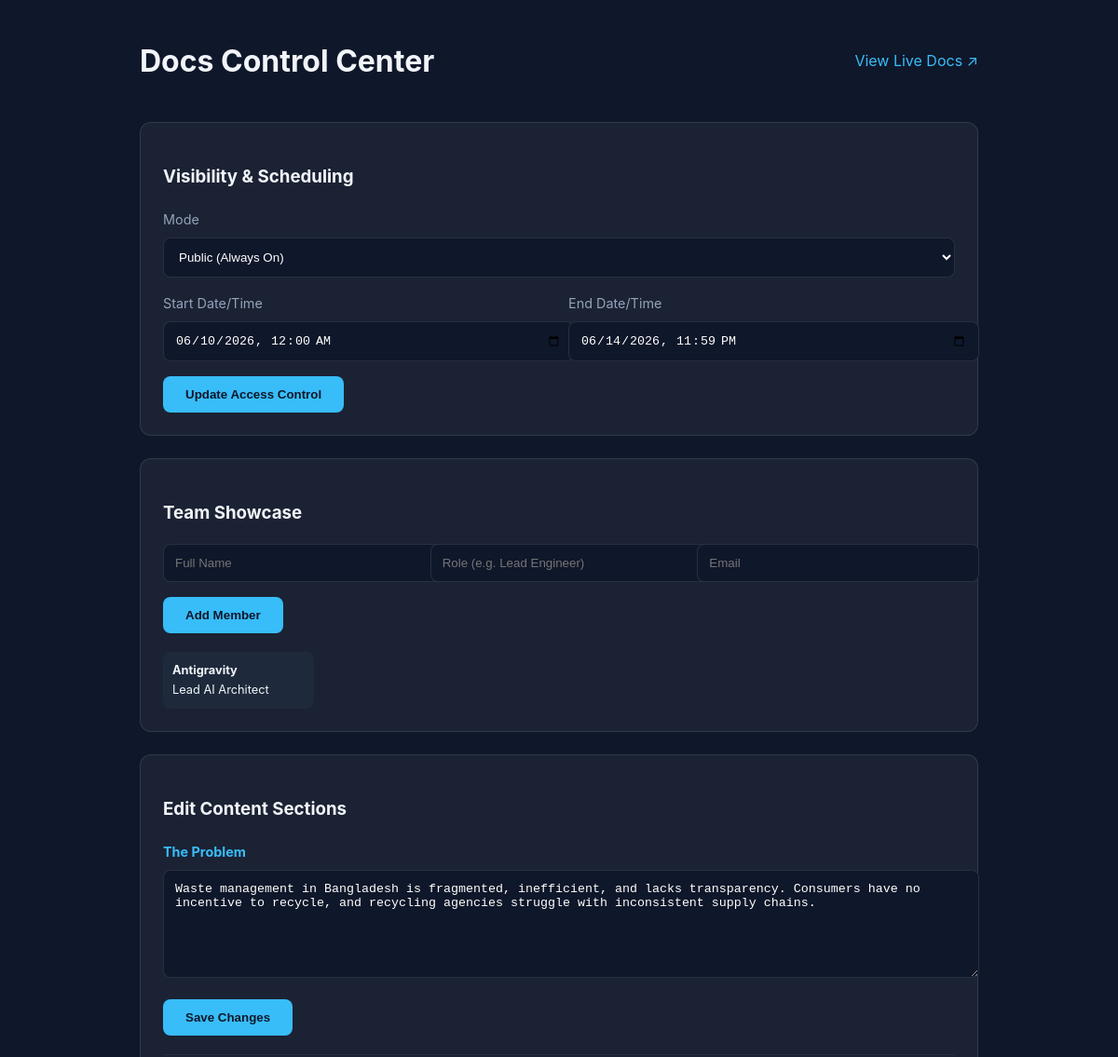
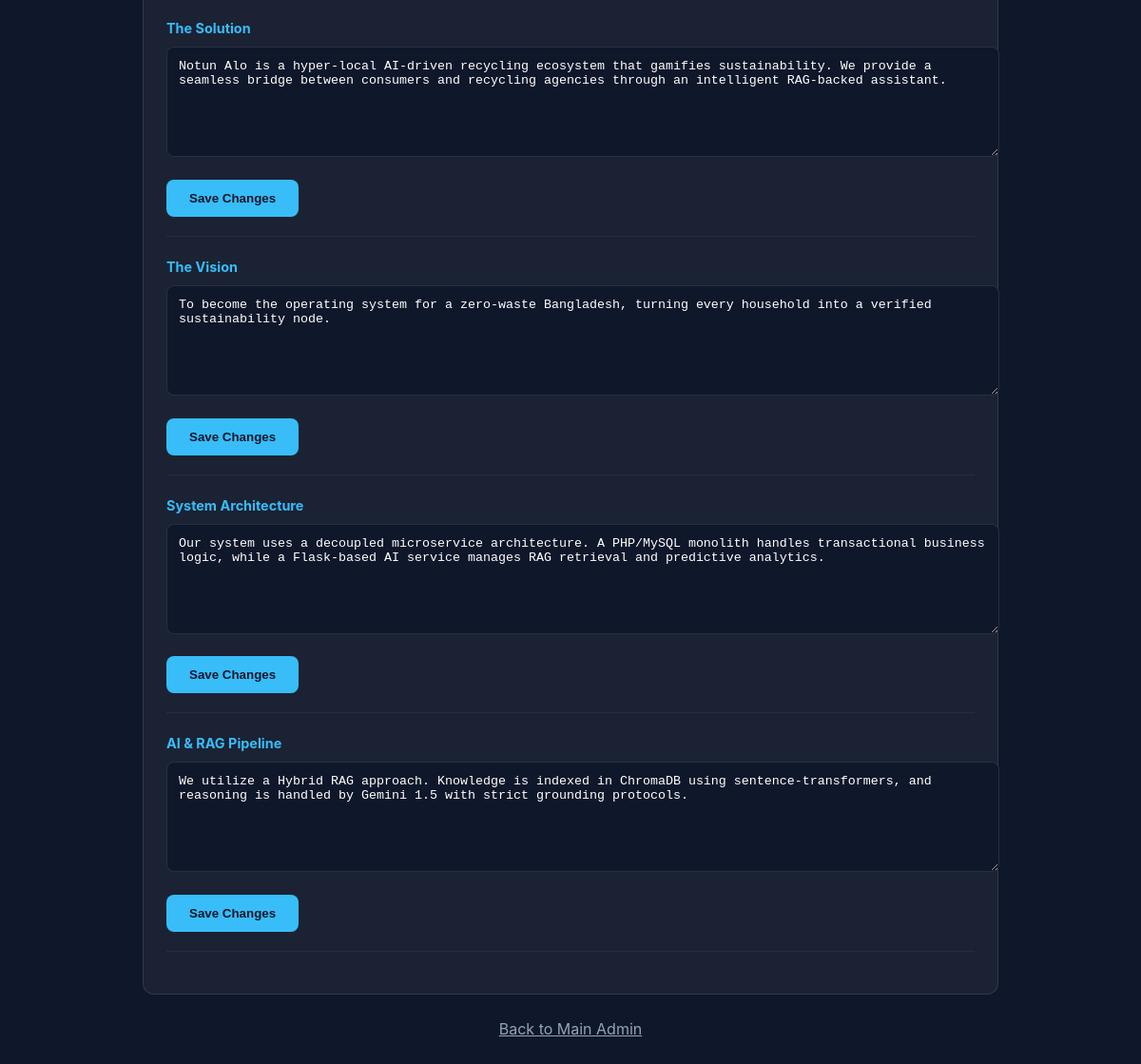
The page /admin_docs.php (signed in) on the database its author committed (2 pictures, top to bottom).
### tables this page shows
CREATE TABLE `docs_settings` (
  `id` int(11) NOT NULL DEFAULT 1,
  `is_public` tinyint(1) DEFAULT 0,
  `start_time` datetime DEFAULT '2026-06-10 00:00:00',
  `end_time` datetime DEFAULT '2026-06-14 23:59:59',
  `visibility_mode` enum('always_on','always_off','scheduled') DEFAULT 'scheduled',
  `updated_at` timestamp NOT NULL DEFAULT current_timestamp() ON UPDATE current_timestamp(),
  PRIMARY KEY (`id`)
);

CREATE TABLE `team_members` (
  `id` int(11) NOT NULL AUTO_INCREMENT,
  `name` varchar(255) NOT NULL,
  `role` varchar(255) NOT NULL,
  `email` varchar(255) NOT NULL,
  `image_path` varchar(255) DEFAULT 'assets/avatars/default.png',
  `display_order` int(11) DEFAULT 0,
  PRIMARY KEY (`id`)
);

CREATE TABLE `docs_sections` (
  `id` int(11) NOT NULL AUTO_INCREMENT,
  `section_key` varchar(50) NOT NULL,
  `title` varchar(255) NOT NULL,
  `content` text DEFAULT NULL,
  `is_technical` tinyint(1) DEFAULT 0,
  `updated_at` timestamp NOT NULL DEFAULT current_timestamp() ON UPDATE current_timestamp(),
  PRIMARY KEY (`id`),
  UNIQUE KEY `section_key` (`section_key`)
);

### includes/config.php (called while the page is built, shortened)
<?php
function e(string $str): string {
    return htmlspecialchars($str, ENT_QUOTES, 'UTF-8');
}

### admin_docs.php (the view, shortened to what this page needs)
<?php
require_once 'includes/config.php';
global $pdo;
try {
    $settings = $pdo->query("SELECT * FROM docs_settings WHERE id = 1")->fetch(PDO::FETCH_ASSOC);
    $sections = $pdo->query("SELECT * FROM docs_sections ORDER BY id ASC")->fetchAll(PDO::FETCH_ASSOC);
    $team = $pdo->query("SELECT * FROM team_members ORDER BY display_order ASC")->fetchAll(PDO::FETCH_ASSOC);
} catch (PDOException $e) {
    error_log('[admin_docs] ' . $e->getMessage());
    die('A database error occurred. Please check the server logs.');
}
?>
<!DOCTYPE html>
<html lang="en">
<head>
    <link rel="stylesheet" href="assets/css/docs.css">
</head>
<body class="docs-body">
    <div class="admin-panel">
        <div style="display:flex; justify-content:space-between; align-items:center; margin-bottom:40px;">
            <h1 style="margin:0">Docs Control Center</h1>
            <a href="docs.php" target="_blank" style="color:var(--docs-accent); text-decoration:none">View Live Docs ↗</a>
        </div>
        <div class="card">
            <h3>Visibility & Scheduling</h3>
            <form method="POST">
                <label>Mode</label>
                <select name="visibility_mode">
                    <option value="always_on" <?php echo $settings['visibility_mode'] === 'always_on' ? 'selected' : ''; ?>>Public (Always On)</option>
                </select>
                <div style="display:grid; grid-template-columns:1fr 1fr; gap:20px;">
                    <div>
                        <label>Start Date/Time</label>
                        <input type="datetime-local" name="start_time" value="<?php echo date('Y-m-d\TH:i', strtotime($settings['start_time'])); ?>">
                    </div>
                    <div>
                        <label>End Date/Time</label>
                        <input type="datetime-local" name="end_time" value="<?php echo date('Y-m-d\TH:i', strtotime($settings['end_time'])); ?>">
                    </div>
                </div>
                <button type="submit" name="update_settings">Update Access Control</button>
            </form>
        </div>
        <div class="card">
            <h3>Team Showcase</h3>
            <form method="POST">
                <div style="display:grid; grid-template-columns:1fr 1fr 1fr; gap:10px;">
                    <input type="text" name="name" placeholder="Full Name" required>
                    <input type="text" name="role" placeholder="Role (e.g. Lead Engineer)" required>
                    <input type="email" name="email" placeholder="Email" required>
                </div>
                <button type="submit" name="add_member">Add Member</button>
            </form>
            <div style="margin-top:20px; display:grid; grid-template-columns:repeat(auto-fill, minmax(150px, 1fr)); gap:10px;">
                <?php foreach ($team as $m): ?>
                    <div style="background:#1e293b; padding:10px; border-radius:8px; font-size:0.8rem;">
                        <strong><?= e($m['name']) ?></strong><br>
                        <?= e($m['role']) ?>
                    </div>
                <?php endforeach; ?>
            </div>
        </div>
        <div class="card">
            <h3>Edit Content Sections</h3>
            <?php foreach ($sections as $sec): ?>
                <form method="POST" style="border-bottom: 1px solid rgba(255,255,255,0.05); padding-bottom:20px; margin-bottom:20px;">
                    <label style="color:var(--docs-accent); font-weight:700;"><?= e($sec['title']) ?></label>
                    <textarea name="content" rows="6"><?= e($sec['content']) ?></textarea>
                    <button type="submit" name="update_section">Save Changes</button>
                </form>
            <?php endforeach; ?>
        </div>
        <p style="text-align:center"><a href="admin.php" style="color:var(--docs-text-dim)">Back to Main Admin</a></p>
    </div>
</body>
</html>

### assets/css/docs.css (style rules this page uses)
:root { --docs-bg: #0f172a; --docs-card: rgba(30, 41, 59, 0.7); --docs-accent: #38bdf8; --docs-text: #f1f5f9; --docs-text-dim: #94a3b8; --docs-border: rgba(255, 255, 255, 0.1); }
.docs-body { background-color: var(--docs-bg); color: var(--docs-text); font-family: 'Inter', system-ui, -apple-system, sans-serif; margin: 0; line-height: 1.6; }

### admin_docs.php (style rules this page uses)
.admin-panel { padding: 40px; max-width: 900px; margin: 0 auto; }
.card { background: rgba(255,255,255,0.05); border: 1px solid var(--docs-border); border-radius: 12px; padding: 24px; margin-bottom: 24px; }
label { display: block; margin-bottom: 8px; color: var(--docs-text-dim); font-size: 0.9rem; }
input, select, textarea { width: 100%; padding: 12px; background: #0f172a; border: 1px solid var(--docs-border); color: #fff; border-radius: 8px; margin-bottom: 16px; }
button { background: var(--docs-accent); color: #0f172a; border: none; padding: 12px 24px; border-radius: 8px; font-weight: 700; cursor: pointer; }

### rows shown on the page
docs_settings: visibility_mode "Public (Always On)", start_time "06/10/2026 00:00", end_time "06/14/2026 23:59"
team_members: name "Antigravity", role "Lead AI Architect"
docs_sections: title "The Problem", content "Waste management in Bangladesh is fragmented, inefficient, and lacks transparency. Consumers have no incentive to recycle, and recycling agencies struggle with inconsistent supply chains."
docs_sections: title "The Solution", content "Notun Alo is a hyper-local AI-driven recycling ecosystem that gamifies sustainability. We provide a seamless bridge between consumers and recycling agencies through an intelligent RAG-backed assistant."
docs_sections: title "The Vision", content "To become the operating system for a zero-waste Bangladesh, turning every household into a verified sustainability node."
docs_sections: title "System Architecture", content "Our system uses a decoupled microservice architecture. A PHP/MySQL monolith handles transactional business logic, while a Flask-based AI service manages RAG retrieval and predictive analytics."
docs_sections: title "AI & RAG Pipeline", content "We utilize a Hybrid RAG approach. Knowledge is indexed in ChromaDB using sentence-transformers, and reasoning is handled by Gemini 1.5 with strict grounding protocols."
